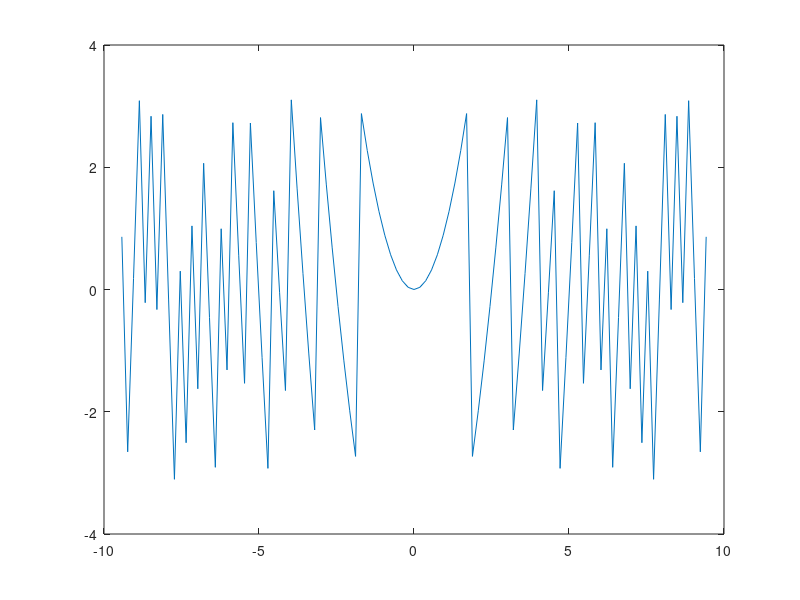

The MATLAB script that drew this image:
t = 3*pi; % total simulation time
T = pi; % period
x = -t:2*t/100:t;
% lets say your original function is y=2*x which repeated every T second, then
y = mod(x.^2+pi,2*pi)-pi;
plot(x,y)